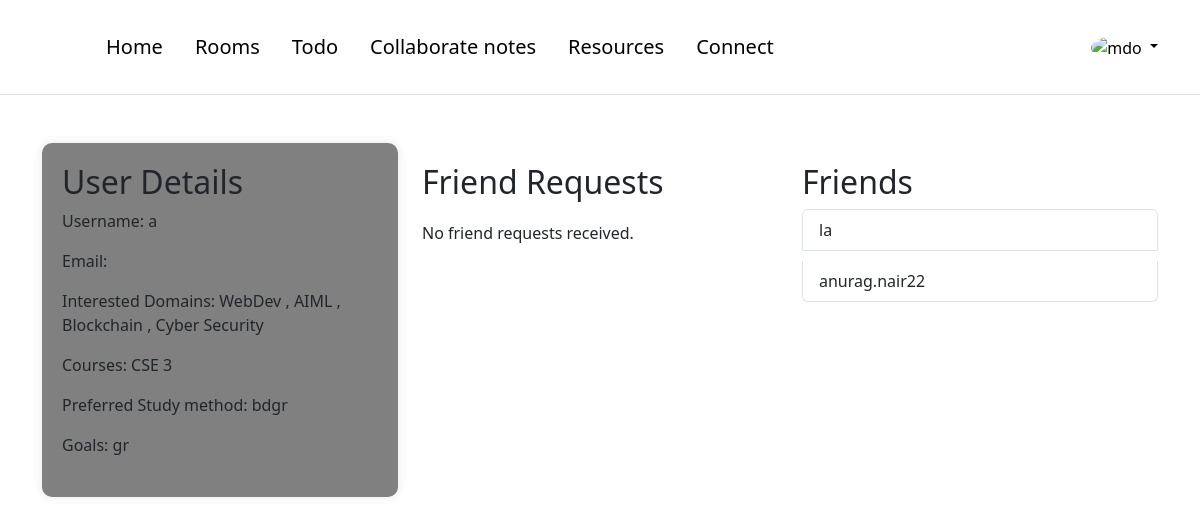
/accounts/profile/ (signed in), run on the app's committed database.
### accounts/models.py (models this page shows, shortened)
class Domain(models.Model):
    name = models.CharField(max_length=20, unique=True)

class UserProfile(models.Model):
    user = models.OneToOneField(User, on_delete=models.CASCADE)
    uuid=models.UUIDField(primary_key=True, default=uuid.uuid4, editable=False)
    DEPARTMENT_YEAR_CHOICES = [
        (department + ' ' + year, department + ' ' + year)
        for department in DEPARTMENT_CHOICES
        for year in YEAR_CHOICES
        if not (department == 'MCA' and (year == '3' or year == '4'))
    ]
    DOMAIN_CHOICES = [
        ('Cyber Security', 'Cyber Security'),
        ('Blockchain', 'Blockchain'),
        ('Data Science', 'Data Science'),
        ('AppDev', 'AppDev'),
        ('AIML', 'AIML'),
        ('WebDev', 'WebDev'),
    ]
    courses = models.CharField(max_length=6, choices=DEPARTMENT_YEAR_CHOICES)
    preferred_study_methods = models.TextField(blank=True)
    goals = models.TextField(blank=True)
    friends = models.ManyToManyField(User, related_name='friends', blank=True)
    domains = models.ManyToManyField(Domain, related_name='user_profiles')
    AVAILABILITY_CHOICES = [
        ('Morning', _('Morning')),
        ('Evening', _('Evening')),
        ('Night', _('Night')),
    ]
    availability = models.CharField(max_length=10, choices=AVAILABILITY_CHOICES, default='morning')

### accounts/views.py (the view)
# urls.py: path('profile/', views.profile, name="profile"),
@login_required(login_url='accounts:login')
def profile(request):
    user = request.user
    friend_requests = FriendRequest.objects.filter(receiver=user)  # Requests sent by the user
    user_profile = UserProfile.objects.get(user=user)
    friends = user_profile.friends.all()
    context = {
        'user': user,
        'friend_requests': friend_requests,
        'friends': friends,
    }
    return render(request, 'accounts/profile.html', context)

### frontend/templates/accounts/profile.html (shortened to what this page needs)
{% extends 'base/base.html' %}
{% load static %}
{% block content %}
<div class="container mt-5">
    <div class="row">
        <div class="col-md-4">
            <div class="profile-container">
                <div class="profile-details">
                    <h2>User Details</h2>
                    <p>Username: {{ user.username }}</p>
                    <p>Email: {{ user.email }}</p>
                    <p>Interested Domains:
                        {% for domain in request.user.userprofile.domains.all %}
                        {{ domain.name }}
                        {% if not forloop.last %}, {% endif %}
                        {% endfor %}
                    </p>
                    <p>Courses: {{ user.userprofile.courses }}</p>
                    <p>Preferred Study method: {{ user.userprofile.preferred_study_methods }}</p>
                    <p>Goals: {{ user.userprofile.goals }}</p>
                </div>
            </div>
        </div>
        <div class="col-md-4">
            <div class="friend-request">
                <h2>Friend Requests</h2>
                {% if friend_requests %}
                <ul class="list-group">
                    {% for request in friend_requests %}
                    <li class="list-group-item">
                        From: {{ request.sender.username }}<br>
                        Domain: {% for domain in request.sender.userprofile.domains.all %}
                                {{ domain.name }}
                                {% if not forloop.last %}, {% endif %}
                                {% endfor %}
                        <form method="post" action="{% url 'accounts:acdrequest' request.id %}">
                            {% csrf_token %}
                            <button type="submit" name="action" value="accept" class="btn btn-success btn-sm"><i class="bi bi-check"></i> Accept</button>
                            <button type="submit" name="action" value="decline" class="btn btn-danger btn-sm"><i class="bi bi-x"></i> Decline</button>
                        </form>
                    </li>
                    {% endfor %}
                </ul>
                {% else %}
                <p class="no-friend-request">No friend requests received.</p>
                {% endif %}
            </div>
        </div>
        <div class="col-md-4">
            <div class="friend-list">
                <h2>Friends</h2>
                {% if friends %}
                <ul class="list-group">
                    {% for friend in friends %}
                    <li class="list-group-item">{{ friend.username }}</li>
                    {% endfor %}
                </ul>
                {% else %}
                <p>No friends yet.</p>
                {% endif %}
            </div>
        </div>
    </div>
</div>
{% endblock %}

### frontend/templates/accounts/profile.html (style rules this page uses)
.profile-container { background-color: gray; padding: 20px; border-radius: 10px; box-shadow: 0 0 10px rgba(0, 0, 0, 0.1); margin-bottom: 20px; }
.profile-details { margin-bottom: 20px; }
.friend-request { margin-top: 20px; }
.no-friend-request { margin-top: 20px; }
.friend-list { margin-top: 20px; }
.friend-list li { margin-bottom: 10px; }

### data on the page
Domain: name "WebDev"
Domain: name "AIML"
Domain: name "Blockchain"
Domain: name "Cyber Security"

### other printed values
{{ user.username }} "a"
{{ user.userprofile.courses }} "CSE 3"
{{ user.userprofile.preferred_study_methods }} "bdgr"
{{ user.userprofile.goals }} "gr"
{{ friend.username }} "la"
{{ friend.username }} "anurag.nair22"
